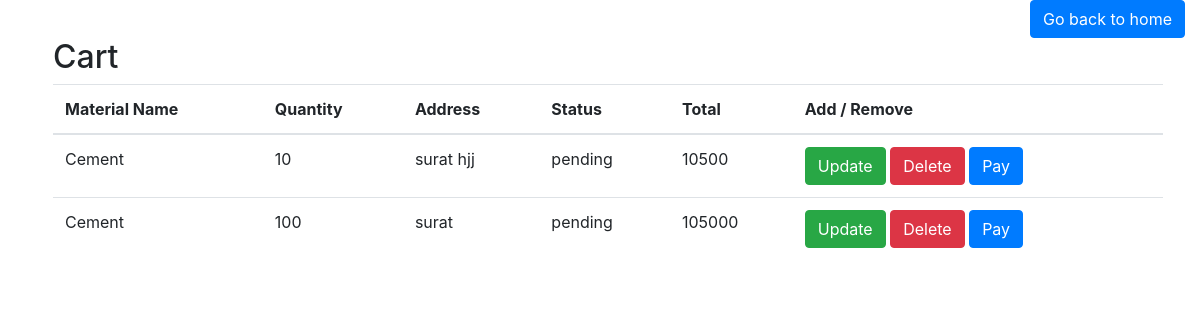
/cart/ (signed in), run on the app's committed database.
### bmms_app/models.py (models this page shows, shortened)
class Order(models.Model):
    user = models.ForeignKey(UserRegistration, on_delete=models.CASCADE)
    material_name = models.CharField(max_length=100,default='')
    quantity = models.IntegerField()
    price = models.IntegerField()
    address = models.TextField(blank=True)
    status = models.CharField(max_length=20,default='pending')
    total_amount = models.IntegerField()

### bmms_app/views.py (the view)
# urls.py: path('cart/',views.cart,name='cart'),
def cart(request):
    order = Order.objects.all()
    return render(request,'cart.html', {'order':order})

### bmms_app/templates/cart.html (shortened to what this page needs)
<!DOCTYPE html>
<html lang="en">
<head>
  <link rel="stylesheet" href="https://maxcdn.bootstrapcdn.com/bootstrap/4.5.2/css/bootstrap.min.css">
</head>
<body>
    <div class="col-md-12 text-right">
      <a href="{% url 'index' %}"><button type="button" class="btn btn-primary">Go back to home</button></a>
    </div>
<div class="container">
  <h2 class="mx-2">Cart</h2>
  <table class="table mx-2">
    <thead>
      <tr>
        <th>Material Name</th>
        <th>Quantity</th>
        <th>Address</th>
        <th>Status</th>
        <th>Total</th>
        <th>Add / Remove</th>
      </tr>
    </thead>
    <tbody>
    {% for i in order %}
        {% if i.user.email == request.session.email %}
          {% if i.status == 'pending' %}
      <tr>
        <td>{{i.material_name}}</td>
        <td>{{i.quantity}}</td>
        <td>{{i.address}}</td>
        <td>{{i.status}}</td>
        <td>{{i.total_amount}}</td>
        <td><a href="{% url 'update_order' i.pk %}"><button type="button" class="btn btn-success">Update</button></a>
            <a href="{% url 'delete_item' i.pk %}"><button type="button" class="btn btn-danger">Delete</button></a>
            <a href="{% url 'pay' i.pk %}"><button type="button" class="btn btn-primary">Pay</button></a></td>
      </tr>
      {% endif %}
      {% endif %}
    {% endfor %}
    </tbody>
  </table>
</div>
</body>
</html>

### data on the page
Order: material_name "Cement", quantity "10", address "surat hjj", status "pending", total_amount "10500"
Order: material_name "Cement", quantity "100", address "surat", status "pending", total_amount "105000"
